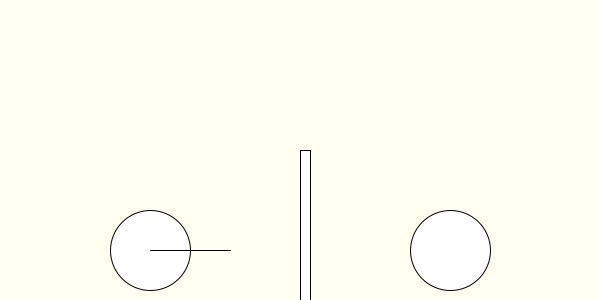
Frame 1 (no input)
Frame 60 (the mouse pressed at the canvas centre just before this capture): identical to frame 1, image omitted
Frame 120 (the mouse held since frame 60 and released just before this capture): identical to frame 1, image omitted

The Processing sketch that drew this single still picture (run headless with seeded random() and noise(); from frame 60 on, the mouse is pressed at the canvas centre):

// Processing sketch: week10_3_cat_dog_fighting
// ── week10_3_cat_dog_fighting.pde
///猫狗大戰
void setup(){
  size(600,300);
}
int catX=150, catY=250;
int dogX=450, dogY=250;
float angle1=0, angle2=0;
boolean bulletFlying1=false;
float bulletX1, bulletY1;
float bulletVX1, bulletVY1;
void draw(){
  background(#FFFFF2);
  ellipse(catX,catY, 80,80);
  line(catX,catY, catX+80*cos(angle1), catY+80*sin(angle1) );
  ellipse(dogX,dogY, 80,80);
  rect(300,150, 10,300);
  if(bulletFlying1){
    bulletX1 += bulletVX1;
    bulletY1 += bulletVY1;
    ellipse(bulletX1, bulletY1, 30,30);
  }
}
void keyPressed(){
  if(keyCode==UP) angle1+=0.1;
  if(keyCode==DOWN) angle1-=0.1;
  if(key==' '){
    bulletFlying1=true;
    bulletX1=catX;
    bulletY1=catY;
    bulletVX1=cos(angle1)*1;
    bulletVY1=sin(angle1)*1;
  }
}
